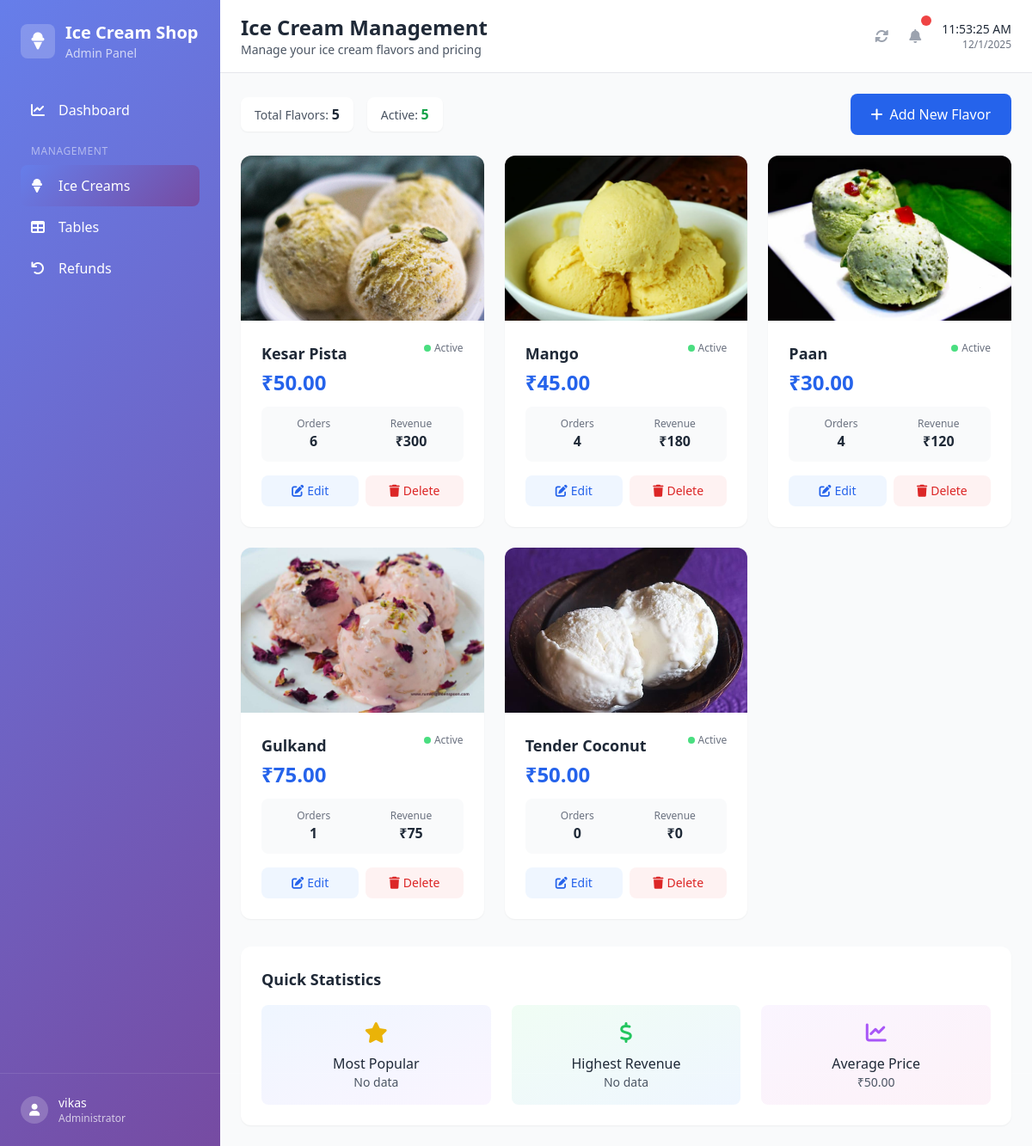
Screenshot of /panel/ice-creams/ (signed in) with the database file from the repository.
### qr_ordering/models.py (models this page shows, shortened)
class IceCream(models.Model):
    name = models.CharField(max_length=100)
    price = models.DecimalField(max_digits=5, decimal_places=2)
    image = models.ImageField(upload_to='ice_cream_images/')

### qr_ordering/views.py (the view)
# urls.py: path('panel/ice-creams/', views.manage_ice_creams, name='manage_ice_creams'),
@login_required
def manage_ice_creams(request):
    from django.db.models import Count, Sum, Avg
    ice_creams = IceCream.objects.all()
    for ice_cream in ice_creams:
        ice_cream.total_orders = OrderItem.objects.filter(ice_cream=ice_cream).aggregate(
            total=Count('id')
        )['total'] or 0
        ice_cream.total_revenue = OrderItem.objects.filter(ice_cream=ice_cream).aggregate(
            total=Sum(F('quantity') * F('ice_cream__price'))
        )['total'] or 0
    most_popular = OrderItem.objects.values('ice_cream__name').annotate(
        total=Count('id')
    ).order_by('-total').first()
    highest_revenue = OrderItem.objects.values('ice_cream__name').annotate(
        revenue=Sum(F('quantity') * F('ice_cream__price'))
    ).order_by('-revenue').first()
    average_price = IceCream.objects.aggregate(avg=Avg('price'))['avg']
    context = {
        'ice_creams': ice_creams,
        'most_popular': most_popular,
        'highest_revenue': highest_revenue,
        'average_price': average_price,
    }
    return render(request, 'manage_ice_creams.html', context)

### qr_ordering/templates/manage_ice_creams.html (shortened to what this page needs)
{% extends 'admin_base.html' %}
{% block page_title %}Ice Cream Management{% endblock %}
{% block page_description %}Manage your ice cream flavors and pricing{% endblock %}
{% block content %}
<div class="flex items-center justify-between mb-6">
    <div class="flex items-center space-x-4">
        <div class="bg-white rounded-lg px-4 py-2 shadow-sm">
            <span class="text-sm text-gray-600">Total Flavors: </span>
            <span class="font-semibold text-gray-800">{{ ice_creams.count }}</span>
        </div>
        <div class="bg-white rounded-lg px-4 py-2 shadow-sm">
            <span class="text-sm text-gray-600">Active: </span>
            <span class="font-semibold text-green-600">{{ ice_creams.count }}</span>
        </div>
    </div>
    <a href="{% url 'add_ice_cream' %}" class="px-6 py-3 bg-blue-600 hover:bg-blue-700 text-white rounded-lg font-medium transition flex items-center space-x-2">
        <i class="fas fa-plus"></i>
        <span>Add New Flavor</span>
    </a>
</div>
<div class="grid grid-cols-1 md:grid-cols-2 lg:grid-cols-3 xl:grid-cols-4 gap-6">
    {% for ice_cream in ice_creams %}
    <div class="bg-white rounded-xl shadow-sm overflow-hidden card-hover transition-all duration-200">
        <div class="h-48 bg-gradient-to-br from-pink-100 to-blue-100 flex items-center justify-center">
            {% if ice_cream.image %}
                <img src="{{ ice_cream.image.url }}" alt="{{ ice_cream.name }}" class="w-full h-full object-cover">
            {% else %}
                <div class="text-center">
                    <i class="fas fa-ice-cream text-6xl text-gray-300 mb-2"></i>
                    <p class="text-sm text-gray-500">No Image</p>
                </div>
            {% endif %}
        </div>
        <div class="p-6">
            <div class="flex items-start justify-between mb-3">
                <div>
                    <h3 class="text-lg font-semibold text-gray-800 mb-1">{{ ice_cream.name }}</h3>
                    <p class="text-2xl font-bold text-blue-600">₹{{ ice_cream.price }}</p>
                </div>
                <div class="flex items-center space-x-1">
                    <div class="w-2 h-2 bg-green-400 rounded-full"></div>
                    <span class="text-xs text-gray-500">Active</span>
                </div>
            </div>
            <div class="grid grid-cols-2 gap-4 mb-4 p-3 bg-gray-50 rounded-lg">
                <div class="text-center">
                    <p class="text-xs text-gray-500">Orders</p>
                    <p class="font-semibold text-gray-800">{{ ice_cream.total_orders|default:0 }}</p>
                </div>
                <div class="text-center">
                    <p class="text-xs text-gray-500">Revenue</p>
                    <p class="font-semibold text-gray-800">₹{{ ice_cream.total_revenue|default:0|floatformat:0 }}</p>
                </div>
            </div>
            <div class="flex space-x-2">
                <a href="{% url 'edit_ice_cream' ice_cream.pk %}"
                   class="flex-1 px-3 py-2 bg-blue-50 hover:bg-blue-100 text-blue-600 rounded-lg text-sm font-medium transition text-center">
                    <i class="fas fa-edit mr-1"></i>Edit
                </a>
                <button onclick="deleteIceCream({{ ice_cream.pk }}, '{{ ice_cream.name }}')"
                        class="flex-1 px-3 py-2 bg-red-50 hover:bg-red-100 text-red-600 rounded-lg text-sm font-medium transition">
                    <i class="fas fa-trash mr-1"></i>Delete
                </button>
            </div>
        </div>
    </div>
    {% endfor %}
</div>
{% if ice_creams %}
<div class="mt-8 bg-white rounded-xl shadow-sm p-6">
    <h3 class="text-lg font-semibold text-gray-800 mb-4">Quick Statistics</h3>
    <div class="grid grid-cols-1 md:grid-cols-3 gap-6">
        <div class="text-center p-4 bg-gradient-to-br from-blue-50 to-purple-50 rounded-lg">
            <i class="fas fa-star text-2xl text-yellow-500 mb-2"></i>
            <h4 class="font-medium text-gray-800">Most Popular</h4>
            <p class="text-sm text-gray-600">{{ most_popular.name|default:"No data" }}</p>
        </div>
        <div class="text-center p-4 bg-gradient-to-br from-green-50 to-blue-50 rounded-lg">
            <i class="fas fa-dollar-sign text-2xl text-green-500 mb-2"></i>
            <h4 class="font-medium text-gray-800">Highest Revenue</h4>
            <p class="text-sm text-gray-600">{{ highest_revenue.name|default:"No data" }}</p>
        </div>
        <div class="text-center p-4 bg-gradient-to-br from-purple-50 to-pink-50 rounded-lg">
            <i class="fas fa-chart-line text-2xl text-purple-500 mb-2"></i>
            <h4 class="font-medium text-gray-800">Average Price</h4>
            <p class="text-sm text-gray-600">₹{{ average_price|floatformat:2|default:"0.00" }}</p>
        </div>
    </div>
</div>
{% endif %}
{% endblock %}

### qr_ordering/templates/admin_base.html (shortened to what this page needs)
<!DOCTYPE html>
<html lang="en">
<head>
    <script src="https://cdn.tailwindcss.com"></script>
    <link href="https://cdnjs.cloudflare.com/ajax/libs/font-awesome/6.0.0/css/all.min.css" rel="stylesheet">
</head>
<body class="bg-gray-50">
    <div class="flex h-screen">
        <div class="w-64 gradient-bg text-white flex-shrink-0">
            <div class="p-6">
                <div class="flex items-center space-x-3 mb-8">
                    <div class="w-10 h-10 bg-white/20 rounded-lg flex items-center justify-center">
                        <i class="fas fa-ice-cream text-xl"></i>
                    </div>
                    <div>
                        <h1 class="text-xl font-bold">Ice Cream Shop</h1>
                        <p class="text-white/70 text-sm">Admin Panel</p>
                    </div>
                </div>
                <nav class="space-y-2">
                    <a href="{% url 'admin_dashboard' %}" class="sidebar-item flex items-center space-x-3 p-3 rounded-lg transition {% if request.resolver_match.url_name == 'admin_dashboard' %}active-sidebar-item{% endif %}">
                        <i class="fas fa-chart-line w-5"></i>
                        <span>Dashboard</span>
                    </a>
                    <div class="pt-2 pb-2">
                        <p class="text-white/50 text-xs uppercase tracking-wider px-3 mb-2">Management</p>
                        <a href="{% url 'manage_ice_creams' %}" class="sidebar-item flex items-center space-x-3 p-3 rounded-lg transition {% if request.resolver_match.url_name in 'manage_ice_creams,add_ice_cream,edit_ice_cream' %}active-sidebar-item{% endif %}">
                            <i class="fas fa-ice-cream w-5"></i>
                            <span>Ice Creams</span>
                        </a>
                        <a href="{% url 'manage_tables' %}" class="sidebar-item flex items-center space-x-3 p-3 rounded-lg transition ">
                            <i class="fas fa-table w-5"></i>
                            <span>Tables</span>
                        </a>
                        <a href="{% url 'refund_list' %}" class="sidebar-item flex items-center space-x-3 p-3 rounded-lg transition {% if request.resolver_match.url_name == 'refund_list' %}active-sidebar-item{% endif %}">
                            <i class="fas fa-undo w-5"></i>
                            <span>Refunds</span>
                        </a>
                    </div>
                </nav>
            </div>
            <div class="absolute bottom-0 left-0 right-0 p-6 border-t border-white/10">
                <div class="flex items-center space-x-3">
                    <div class="w-8 h-8 bg-white/20 rounded-full flex items-center justify-center">
                        <i class="fas fa-user text-sm"></i>
                    </div>
                    <div class="flex-1">
                        <p class="text-sm font-medium">{{ user.username|default:'Admin' }}</p>
                        <p class="text-white/70 text-xs">Administrator</p>
                    </div>
                    <a href="{% url 'admin_logout' %}" class="text-white/70 hover:text-white transition">
                        <i class="fas fa-sign-out-alt"></i>
                    </a>
                </div>
            </div>
        </div>
        <div class="flex-1 flex flex-col overflow-hidden">
            <header class="bg-white border-b border-gray-200 px-6 py-4">
                <div class="flex items-center justify-between">
                    <div>
                        <h2 class="text-2xl font-bold text-gray-800">{% block page_title %}Dashboard{% endblock %}</h2>
                        <p class="text-gray-600 text-sm">{% block page_description %}Welcome to your admin panel{% endblock %}</p>
                    </div>
                    <div class="flex items-center space-x-4">
                        <div class="flex items-center space-x-2">
                            <button onclick="refreshData()" class="p-2 text-gray-400 hover:text-gray-600 transition">
                                <i class="fas fa-sync-alt"></i>
                            </button>
                            <div class="relative">
                                <button class="p-2 text-gray-400 hover:text-gray-600 transition">
                                    <i class="fas fa-bell"></i>
                                    <span class="absolute -top-1 -right-1 w-3 h-3 bg-red-500 rounded-full"></span>
                                </button>
                            </div>
                        </div>
                        <div class="text-right">
                            <p class="text-sm font-medium text-gray-800" id="current-time"></p>
                            <p class="text-xs text-gray-500" id="current-date"></p>
                        </div>
                    </div>
                </div>
            </header>
            <main class="flex-1 overflow-y-auto p-6">
                {% block content %}
                {% endblock %}
            </main>
        </div>
    </div>
</body>
</html>

### qr_ordering/templates/admin_base.html (style rules this page uses)
.active-sidebar-item { background: linear-gradient(135deg, #667eea 0%, #764ba2 100%); }
.gradient-bg { background: linear-gradient(135deg, #667eea 0%, #764ba2 100%); }

### rows the page displays
IceCream: image (picture), name "Kesar Pista", price "50.00", total_orders "6", total_revenue "300"
IceCream: image (picture), name "Mango", price "45.00", total_orders "4", total_revenue "180"
IceCream: image (picture), name "Paan", price "30.00", total_orders "4", total_revenue "120"
IceCream: image (picture), name "Gulkand", price "75.00", total_orders "1", total_revenue "75"
IceCream: image (picture), name "Tender Coconut", price "50.00", total_orders "0", total_revenue "0"

### other values shown
{{ user.username|default:'Admin' }} "vikas"
{{ ice_creams.count }} "5"
{{ most_popular.name|default:"No data" }} "No data"
{{ highest_revenue.name|default:"No data" }} "No data"
{{ average_price|floatformat:2|default:"0.00" }} "50.00"
